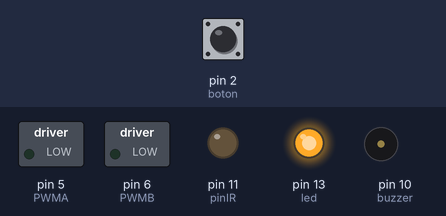
Bench run of a sketch on a simulated Arduino Nano, built with avr-gcc and run on an emulated ATmega328P. Parts: switched loads named in the sketch (green lamp = pin HIGH), output pins drawn as LEDs (lit = HIGH), buzzer (waves = sounding). The inputs (shaded band) are chosen by the test bench; at power-on: pin 2 (boton) LOW.

Above: at 1.4 s.
1.5 s: pin 2 (boton) pulled HIGH for 1 s
At 3.1 s:
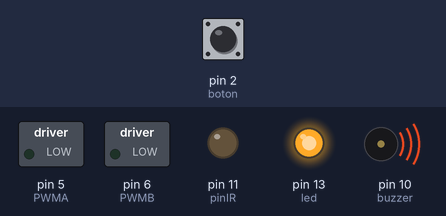
At 16.7 s:
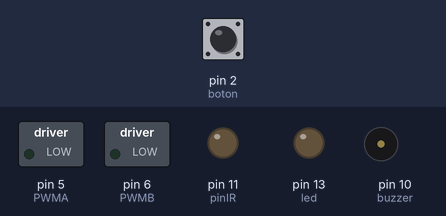
Timing chart, 0 to 17.5 s (numbered marks = the images above; inputs shaded):
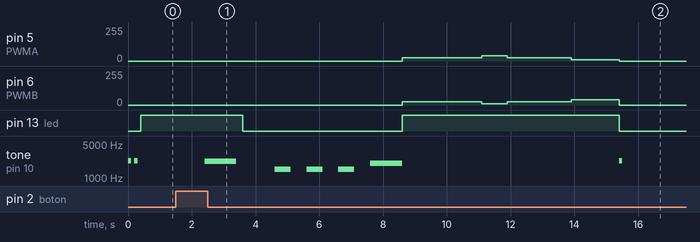

The sketch:

juguete.ino
```cpp
#define boton 2
#define buzzer 10
#define led 13

bool debug = true; //para evitar que se esten mandando los outputs en consola cambiar a false
int s[] = {0,0,0,0,0,0};
bool configurando = true;
int vExtra = 0;

void setup(){
  Serial.begin(9600);
  peri_setup();
  sensores_setup();

  pinMode(led,OUTPUT);
  bip(); //avisa que termino de inicializarse
}

void loop()
{
  bip();
  //configurar velocidad
  int tiempoPres = 0;
  digitalWrite(led,HIGH);
  while (configurando == true){
    bool btnPres = digitalRead(boton);

    if (btnPres == true){
      tiempoPres += 100;

      if (tiempoPres >= 1000){
        bipBkn(2200,1000,100);
        configurando = false;
      }
    }else{
      if (tiempoPres > 0 && tiempoPres < 1000){
        //fue soltado luego de ser presionado por menos de 1 seg
        vExtra += 5;
        bip();
      }
      tiempoPres = 0;
    }

    delay(100);
  }
  configurando = true;
  digitalWrite(led,LOW);

  delay(1000);
  bipBkn(1500,500,500);
  bipBkn(1500,500,500);
  bipBkn(1500,500,500);
  bipBkn(2000,1000,0);

  digitalWrite(led,HIGH);
  //que va a hacer: avanza un rato, luego gira a la derecha, avanza otro poco, retrocede, gira a la izquierda (avanzando), y se detiene
  motores(25 + vExtra,25 + vExtra);
  delay(2500);
  motores(40 + int(vExtra/2) ,10 + int(vExtra/2));
  delay(800);
  motores(25 + vExtra,25 + vExtra);
  delay(1000);
  motores(-25 - vExtra,-25 - vExtra);
  delay(1000);
  motores(10 + int(vExtra/2) ,40 + int(vExtra/2));
  delay(1500);
  motores(0,0);

  digitalWrite(led,LOW);
  bip();

  delay(1000);

  esperarBoton();
  delay(2000);
}
```

motores.ino
```cpp
//define pines (motor A es el izquierdo, y el B el derecho)
//en el driver, los pines A estan conectados al motor B, y viceversa. Los pines los defini para seguir la idea de A es izquierda y B es derecha
//o sea, los que dicen A efectivamente van a mover al motor A en el codigo (aunque realmente estamos moviendo al BINx del driver)
#define PWMA 5 //segun esquematico, pin 6
#define AIN1 8 //segun esquematico, pin 4
#define AIN2 9 //segun esquematico, pin 7

#define PWMB 6 //segun esquematico, pin 5
#define BIN1 4 //segun esquematico, pin 8
#define BIN2 7 //segun esquematico, pin 9

void driverM_setup(){
  pinMode(AIN1,OUTPUT);
  pinMode(AIN2,OUTPUT);
  pinMode(BIN1,OUTPUT);
  pinMode(BIN2,OUTPUT);
  pinMode(PWMA,OUTPUT);
  pinMode(PWMB,OUTPUT);
}

void motorI(int num){
  if (num >= 0){
    //avanza
    digitalWrite(AIN1, HIGH);
    digitalWrite(AIN2, LOW);
  } else {
    //retrocede
    digitalWrite(AIN2, HIGH);
    digitalWrite(AIN1, LOW);
    num = num * (-1);
  }

  //mover el motor
  analogWrite(PWMA, num);
}

void motorD(int num){
  if (num >= 0){
    //avanza
    digitalWrite(BIN1, HIGH);
    digitalWrite(BIN2, LOW);
  } else {
    //retrocede
    digitalWrite(BIN2, HIGH);
    digitalWrite(BIN1, LOW);
    num = num * (-1);
  }

  //mover el motor
  analogWrite(PWMB, num);
}

void motores(int izq, int der){
  motorI(izq);
  motorD(der);
}
```

perifericos.ino
```cpp
void peri_setup(){
  pinMode(buzzer,OUTPUT);
  pinMode(boton,INPUT);
  pinMode(led,OUTPUT);
}

void bipBkn(int freq, int t, int espera){
  //hace un sonido personalizado
  freq = constrain(freq, 200, 20000);
  tone(buzzer,freq, t);
  delay(t + espera); //tiempo de espera adicional entre tonos
}

void bip(){
  //un sonidito generico
  tone(buzzer,2250, 100);
  delay(200);
}

void esperarBoton(){
  //para las pruebas de motores y sensores es util
  while (digitalRead(boton) == false);
  bip(); //avisa de que el boton si fue presionado
}
```

sensores.ino
```cpp
//definicion pines
#define pinIR 11


int pos = 0;
int lastPos = 0;

void sensores_setup()
{
  pinMode(pinIR, OUTPUT);
}

void leer(){
  digitalWrite(pinIR, HIGH); //"encendido" del IR
  s[5] = analogRead(A1); //el A1 es el de mas a la derecha
  s[4] = analogRead(A2);
  s[3] = analogRead(A3);
  s[2] = analogRead(A4);
  s[1] = analogRead(A5);
  s[0] = analogRead(A6); //el A6 es el de mas a la izquierda
  digitalWrite(pinIR,LOW);//"apagado" del IR

  for(int i = 0;i<6;i++){
    s[i] = map(s[i],0,1023,1023,0); //asi lee linea blanca sobre fondo negro
  }

}

int posRel(){
  leer();
  float sumaPonderada = -2.5*s[0]-1.5*s[1]-0.5*s[2]+0.5*s[3]+1.5*s[4]+2.5*s[5];
  float suma = s[0]+s[1]+s[2]+s[3]+s[4]+s[5];
  bool enLinea = false;

  if (suma > 1000){
    enLinea = true;
    }

  if (enLinea){
    pos = int(100.0 * sumaPonderada / suma);
  } else { //trata de volver a la linea
    if (lastPos < 0) {
      pos = -255;
    } else if (lastPos >= 0) {
      pos = 255;
    }
  }
  lastPos = pos;
  return pos;
}
```

Measured:
- after the input at 1.5 s, pin 5 (PWMA): 0/255 → 25/255 after 7.1 s, → 40/255 2.5 s later, → 25/255 0.80 s later, → 10/255 2.0 s later, … (5 changes in this stretch); pin 6 (PWMB): 0/255 → 25/255 after 7.1 s, → 10/255 2.5 s later, → 25/255 0.80 s later, → 40/255 2.0 s later, … (5 changes in this stretch)
- by itself, tone on pin 10 (buzzer): alternates 2250 Hz for 0.10 s and silent for 0.10 s, 4 changes in all, then stays silent
